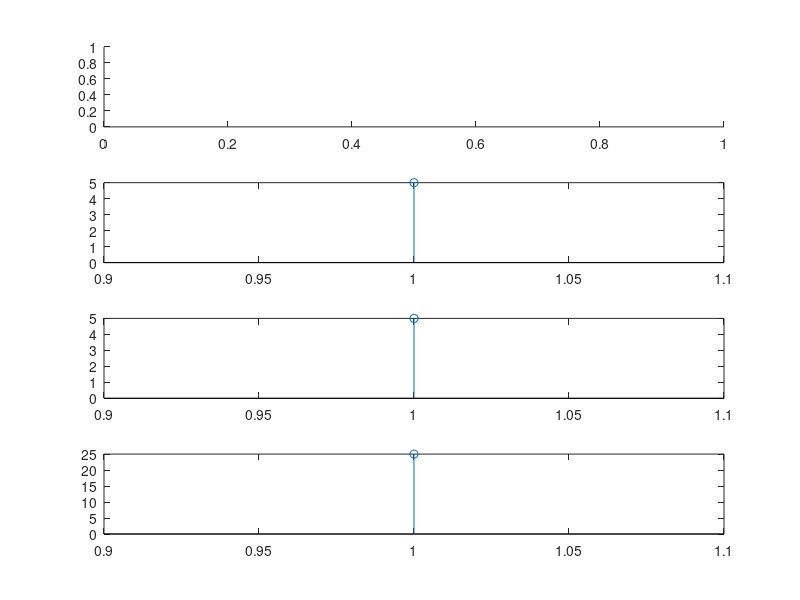

Write MATLAB code to recreate this figure.
clc;
clear;
close all;
x=input('enter the seq:');
xh=input('seq location high:');
xl=input('seq location low:');
h=input('enter the seq:');
hh=input('seq location high:');
hl=input('seq location low:');
s=xh+hh;
t=xl+hl;
n=s:t;
subplot(4,1,1);
a=length(x);
subplot(4,1,2);
stem(x);
b=length(h);
subplot(4,1,3);
stem(h);
d=a+b-1;
X=[x zeros(1,d-a)];
Y=[h zeros(1,d-b)];
for i=1:d
      con(i)=0;
        for j=1:i
          con(i)=con(i)+(X(j)*Y(i-j+1));
        end
end
subplot(4,1,4);
ans=con
stem(ans);
        
    